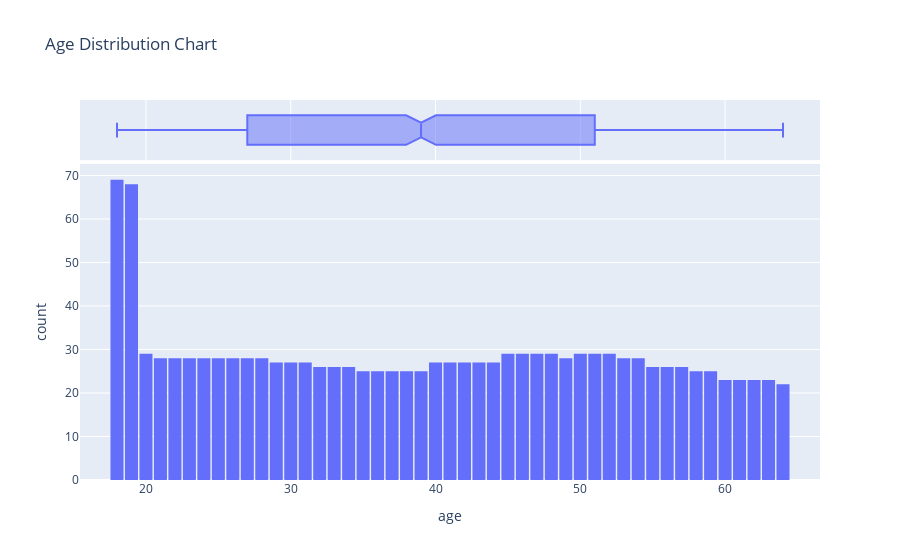

The notebook cell saved with this chart:
### Code cell
fig = px.histogram(medical_df, x = 'age', marginal = 'box', nbins = 47, title = 'Age Distribution Chart')
fig.update_layout(bargap = 0.1)
fig.show()

### Figure 1 — Plotly figure (JSON) as saved in the notebook; plotly's stock layout.template omitted (floating-point values rounded to 4 significant figures; data arrays with more than 128 entries replaced by an {"elided": "..."} marker saying what was removed)
{"data": [{"bingroup": "x", "hovertemplate": "age=%{x}<br>count=%{y}<extra></extra>", "legendgroup": "", "marker": {"color": "#636efa", "pattern": {"shape": ""}}, "name": "", "nbinsx": 47, "orientation": "v", "showlegend": false, "type": "histogram", "x": {"elided": "1338 int values"}, "xaxis": "x", "yaxis": "y"}, {"hovertemplate": "age=%{x}<extra></extra>", "legendgroup": "", "marker": {"color": "#636efa"}, "name": "", "notched": true, "showlegend": false, "type": "box", "x": {"elided": "1338 int values"}, "xaxis": "x2", "yaxis": "y2"}], "layout": {"bargap": 0.1, "barmode": "relative", "legend": {"tracegroupgap": 0}, "title": {"text": "Age Distribution Chart"}, "xaxis": {"anchor": "y", "domain": [0, 1], "title": {"text": "age"}}, "xaxis2": {"anchor": "y2", "domain": [0, 1], "matches": "x", "showgrid": true, "showticklabels": false}, "yaxis": {"anchor": "x", "domain": [0, 0.8316], "title": {"text": "count"}}, "yaxis2": {"anchor": "x2", "domain": [0.8416, 1], "matches": "y2", "showgrid": false, "showline": false, "showticklabels": false, "ticks": ""}}}
